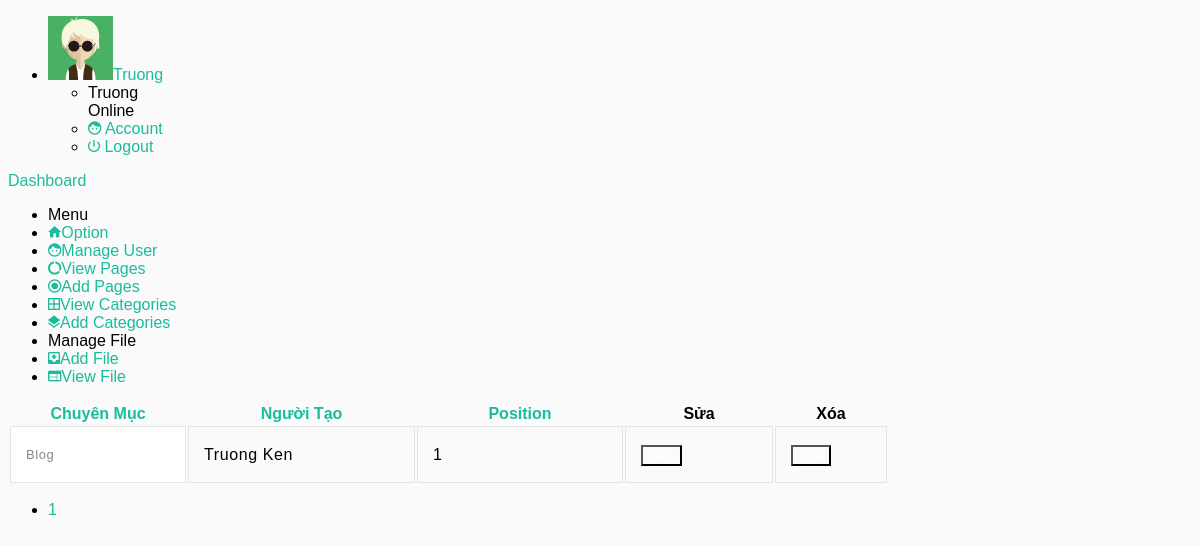
The app's page /admin/view_categories.php (signed in) with its own data.
### tables this page shows
CREATE TABLE IF NOT EXISTS `categories` (
  `cat_id` int(11) NOT NULL AUTO_INCREMENT,
  `user_id` int(11) NOT NULL,
  `cat_name` varchar(100) NOT NULL,
  `position` tinyint(4) NOT NULL,
  PRIMARY KEY (`cat_id`)
);

### inc/func.php (called while the page is built, shortened)
<?php
	function getStartAndLimitForAdmin($query){
		global $dbc;
         $limit = 6;
         if(isset($_GET['page']) && filter_var($_GET['page'],FILTER_VALIDATE_INT,array('min_range' => 1))){
            $page = $_GET['page'];
         }else{
            $page = 1;
         }
         $q = $query;
         $r = mysqli_query($dbc,$q);
         list($record) = mysqli_fetch_array($r,MYSQLI_NUM);
         if($record>$limit){
            $total_page = ceil($record/$limit);
         }else{
            $total_page = 1;
         }
         $start = ($page-1)*$limit;
         return $sr = array ('start' 		=> $start,
         					 'limit' 		=> $limit,
         					 'page' 		=> $page,
         					 'total_page'	=> $total_page
         					);
	}
 ?>

### admin/view_categories.php (the view, shortened to what this page needs)
<?php include '../admin/include/header.php'; ?>
<?php include '../admin/include/nav.php'; ?>
<?php include '../admin/include/menu.php'; ?>
<?php require_once '../inc/connect.php'; ?>
<?php require_once '../inc/func.php'; ?>
        <div class="be-content">
            <div class="main-content container-fluid">
                <div class="row">
            <div class="col-sm-12">
              <div class="panel panel-default panel-table">
                <div class="panel-body">
                  <div class="row be-datatable-body"><div class="col-sm-12"><table id="table1" class="table table-striped table-hover table-fw-widget dataTable no-footer" role="grid" aria-describedby="table1_info">
                    <thead>
                      <tr role="row"><th class="sorting_asc" tabindex="0" rowspan="1" colspan="1" style="width: 174px;"><a href='view_categories.php?order=cm'>Chuyên Mục</a></th><th class="sorting" tabindex="0" rowspan="1" colspan="1" style="width: 225px;"><a href='view_categories.php?order=nt'>Người Tạo</a></th><th class="sorting" tabindex="0" rowspan="1" colspan="1" style="width: 204px;"><a href='view_categories.php?order=pos'>Position</a></th><th class="sorting" tabindex="0" rowspan="1" colspan="1" style="width: 146px;">Sửa</th><th class="sorting" tabindex="0" rowspan="1" colspan="1" style="width: 110px;">Xóa</th></tr>
                    </thead>
                    <tbody>
                    	<?php
                    		if(isset($_GET['order'])){
                    			switch ($_GET['order']) {
                    				case 'cm':
                    					$order = "cat_name";
                    					break;
                    				case 'nt':
                    					$order = "user_name";
                    					break;
                    				case 'pos':
                    					$order = "position";
                    					break;
                    				default:
                    					$order = "position";
                    					break;
                    			}
                    		}else{
                    			$order = "position";
                    		}
                    	 ?>
                    <?php
                      $pt = getStartAndLimitForAdmin("SELECT COUNT(cat_id) FROM categories");
                    	$q = "SELECT cat_id,cat_name,CONCAT(first_name,' ',last_name) AS user_name,position FROM categories INNER JOIN users ON categories.user_id=users.user_id ORDER BY {$order} ASC LIMIT {$pt['start']},{$pt['limit']}";
                    	$r = mysqli_query($dbc,$q);
                    	if(mysqli_num_rows($r) > 0){
                    		while($cat = mysqli_fetch_array($r)){
                    			echo "
                    			<tr class='gradeA odd' role='row'>
                        			<td class='sorting_1'>{$cat['cat_name']}</td>
                        			<td>{$cat['user_name']}</td>
                        			<td>{$cat['position']}</td>
                        			<td class='center'><button class='btn btn-space btn-warning'><a href='edit_categories.php?id={$cat['cat_id']}'><font color='white'>Sửa</font></a></button></td>
                        			<td class='center'><button class='btn btn-space btn-danger'><a href='delete_categories.php?id={$cat['cat_id']}&name={$cat['cat_name']}'><font color='white'>Xóa</font></a></button></td>
                      			</tr>";
                    		}
                    	}
                     ?>
                    </tbody>
                  </table></div></div>
                  <div class="row be-datatable-footer">
                    <div class="col-sm-7">
                      <div class="dataTables_paginate paging_simple_numbers" id="table1_paginate">
                        <ul class="pagination">
                          <?php
                            for($i=1;$i<=$pt['total_page'];$i++){
                              if($i == $pt['page']){
                                echo "<li class='paginate_button active'><a href='view_categories.php?page=".$i."' aria-controls='table1' data-dt-idx='".$i."' tabindex='0'>".$i."</a></li>";
                              }else{
                                echo "<li class='paginate_button '><a href='view_categories.php?page=".$i."' aria-controls='table1' data-dt-idx='".$i."' tabindex='0'>".$i."</a></li>";
                              }
                            }
                          ?>
                        </ul>
                      </div>
                    </div>
                  </div>
                </div>
                </div>
              </div>
            </div>
          </div>
            </div>
        </div>
<?php include '../admin/include/footer.php'; ?>

### css/style.css (style rules this page uses)
body { font-family: "Poppins", sans-serif; background: #fafafa !important; }
html { position: relative; min-height: 100%; }
a { text-decoration: none !important; color: #1abc9c; }
button { background-color: transparent; }
.table { margin-bottom: 0px; }
.table > tbody > tr > td { padding: 15px; line-height: 25px; letter-spacing: 0.6px; border: 1px solid #e4e4e4; }
.table tr > td { padding: 11px 13px; }
tr:nth-child(1) > td { border-top:0px; }
tr > td:nth-child(1) { background-color: #ffffff; font-weight: 500; font-size: 13px; color: #888888; width: 140px; }
tr > td:nth-child(2) { font-weight: 400; }

### records on screen
categories: cat_name "Blog", user_name "Truong Ken", position "1"

### other values on screen
$name "Truong"
